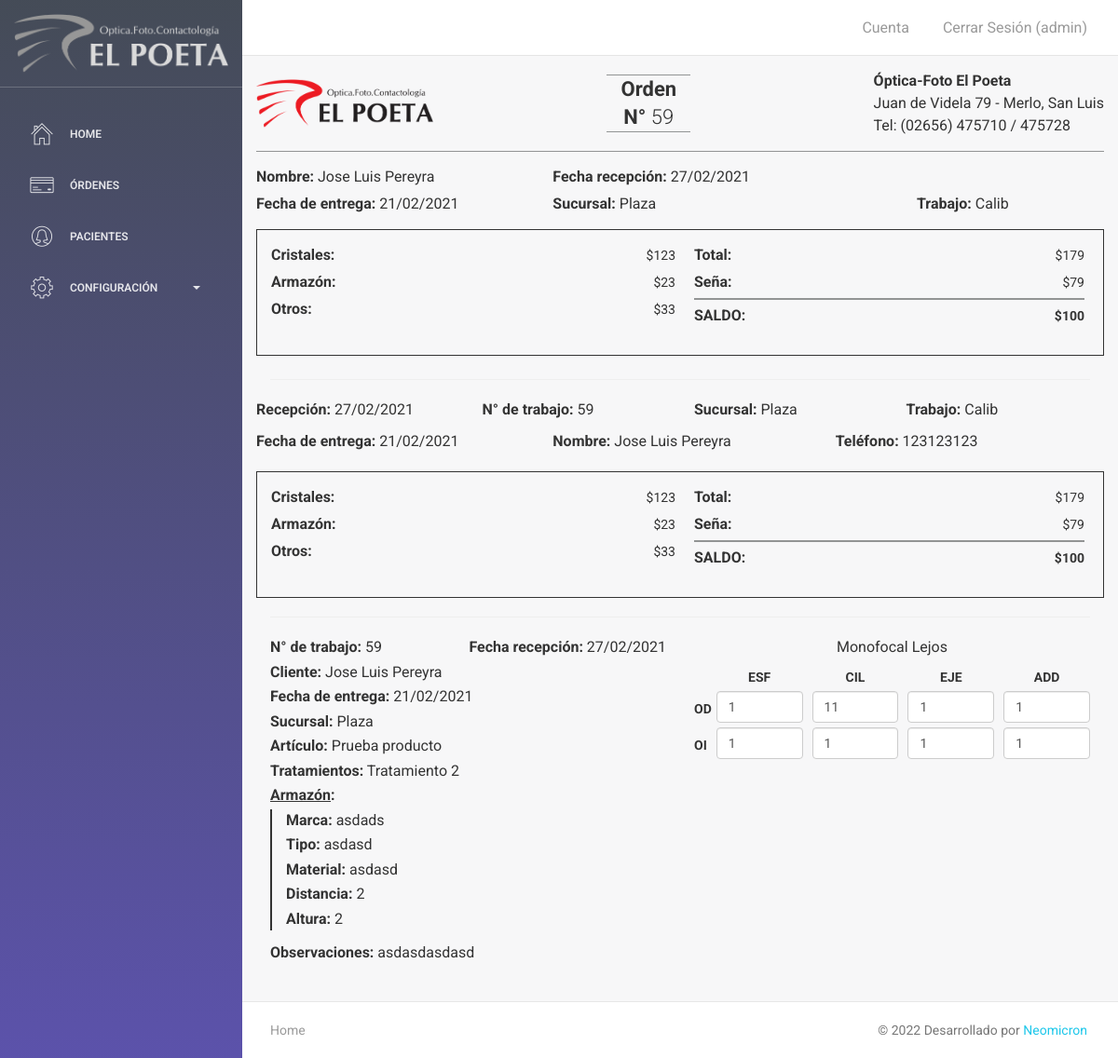
The page /comprobante.php?id_orden=59 (signed in) on the database its author committed.
### tables this page shows
CREATE TABLE `ordenes` (
  `id` int(11) NOT NULL,
  `id_paciente` int(11) NOT NULL,
  `fecha` timestamp NOT NULL DEFAULT current_timestamp(),
  `vendedor` varchar(50) NOT NULL DEFAULT '',
  `sucursal` varchar(50) NOT NULL DEFAULT '',
  `nombre` varchar(100) NOT NULL DEFAULT '',
  `telefono` varchar(100) NOT NULL DEFAULT '',
  `dni` varchar(100) NOT NULL DEFAULT '',
  `obra_social` varchar(100) NOT NULL DEFAULT '',
  `doctor` varchar(100) NOT NULL DEFAULT '',
  `fecha_receta` varchar(100) NOT NULL DEFAULT '',
  `patologia` varchar(100) NOT NULL DEFAULT '',
  `lejos_der_esf_receta` varchar(50) DEFAULT NULL,
  `lejos_der_cil_receta` varchar(50) DEFAULT NULL,
  `lejos_der_eje_receta` varchar(50) DEFAULT NULL,
  `lejos_der_add_receta` varchar(50) DEFAULT NULL,
  `lejos_izq_esf_receta` varchar(50) DEFAULT NULL,
  `lejos_izq_cil_receta` varchar(50) DEFAULT NULL,
  `lejos_izq_eje_receta` varchar(50) DEFAULT NULL,
  `lejos_izq_add_receta` varchar(50) DEFAULT NULL,
  `intermedia_der_esf_receta` varchar(50) DEFAULT NULL,
  `intermedia_der_cil_receta` varchar(50) DEFAULT NULL,
  `intermedia_der_eje_receta` varchar(50) DEFAULT NULL,
  `intermedia_der_add_receta` varchar(50) DEFAULT NULL,
  `intermedia_izq_esf_receta` varchar(50) DEFAULT NULL,
  `intermedia_izq_cil_receta` varchar(50) DEFAULT NULL,
  `intermedia_izq_eje_receta` varchar(50) DEFAULT NULL,
  `intermedia_izq_add_receta` varchar(50) DEFAULT NULL,
  `cerca_der_esf_receta` varchar(50) DEFAULT NULL,
  `cerca_der_cil_receta` varchar(50) DEFAULT NULL,
  `cerca_der_eje_receta` varchar(50) DEFAULT NULL,
  `cerca_der_add_receta` varchar(50) DEFAULT NULL,
  `cerca_izq_esf_receta` varchar(50) DEFAULT NULL,
  `cerca_izq_cil_receta` varchar(50) DEFAULT NULL,
  `cerca_izq_eje_receta` varchar(50) DEFAULT NULL,
  `cerca_izq_add_receta` varchar(50) DEFAULT NULL,
  `tipo_lente` varchar(100) NOT NULL DEFAULT '',
  `material` varchar(100) NOT NULL DEFAULT '',
  `producto` varchar(100) NOT NULL DEFAULT '',
  `tratamiento` varchar(100) NOT NULL DEFAULT '',
  `checkbox_lejos` float NOT NULL DEFAULT 0,
  `checkbox_intermedia` float NOT NULL DEFAULT 0,
  `checkbox_cerca` float NOT NULL DEFAULT 0,
  `marca_armazon` varchar(100) NOT NULL DEFAULT '',
  `material_armazon` varchar(100) NOT NULL DEFAULT '',
  `tipo_armazon` varchar(100) NOT NULL DEFAULT '',
  `dist_interpupilar` varchar(100) NOT NULL DEFAULT '',
  `altura` varchar(100) NOT NULL DEFAULT '',
  `cristales_precio` float NOT NULL DEFAULT 0,
  `armazon_precio` float NOT NULL DEFAULT 0,
  `otros_precio` float NOT NULL DEFAULT 0,
  `total` float NOT NULL DEFAULT 0,
  `senia` float NOT NULL DEFAULT 0,
  `saldo` float NOT NULL DEFAULT 0,
  `metodo_pago` varchar(50) NOT NULL DEFAULT '0',
  `fecha_entrega` timestamp NOT NULL DEFAULT current_timestamp(),
  `monofocal_lejos_der_esf` varchar(50) DEFAULT NULL,
  `monofocal_lejos_der_cil` varchar(50) DEFAULT NULL,
  `monofocal_lejos_der_eje` varchar(50) DEFAULT NULL,
  `monofocal_lejos_der_add` varchar(50) DEFAULT NULL,
  `monofocal_lejos_izq_esf` varchar(50) DEFAULT NULL,
  `monofocal_lejos_izq_cil` varchar(50) DEFAULT NULL,
  `monofocal_lejos_izq_eje` varchar(50) DEFAULT NULL,
  `monofocal_lejos_izq_add` varchar(50) DEFAULT NULL,
  `monofocal_intermedia_der_esf` varchar(50) DEFAULT NULL,
  `monofocal_intermedia_der_cil` varchar(50) DEFAULT NULL,
  `monofocal_intermedia_der_eje` varchar(50) DEFAULT NULL,
  `monofocal_intermedia_der_add` varchar(50) DEFAULT NULL,
  `monofocal_intermedia_izq_esf` varchar(50) DEFAULT NULL,
  `monofocal_intermedia_izq_cil` varchar(50) DEFAULT NULL,
  `monofocal_intermedia_izq_eje` varchar(50) DEFAULT NULL,
  `monofocal_intermedia_izq_add` varchar(50) DEFAULT NULL,
  `monofocal_cerca_der_esf` varchar(50) DEFAULT NULL,
  `monofocal_cerca_der_cil` varchar(50) DEFAULT NULL,
  `monofocal_cerca_der_eje` varchar(50) DEFAULT NULL,
  `monofocal_cerca_der_add` varchar(50) DEFAULT NULL,
  `monofocal_cerca_izq_esf` varchar(50) DEFAULT NULL,
  `monofocal_cerca_izq_cil` varchar(50) DEFAULT NULL,
  `monofocal_cerca_izq_eje` varchar(50) DEFAULT NULL,
  `monofocal_cerca_izq_add` varchar(50) DEFAULT NULL,
  `bifocal_der_esf` varchar(50) DEFAULT NULL,
  `bifocal_der_cil` varchar(50) DEFAULT NULL,
  `bifocal_der_eje` varchar(50) DEFAULT NULL,
  `bifocal_der_add` varchar(50) DEFAULT NULL,
  `bifocal_izq_esf` varchar(50) DEFAULT NULL,
  `bifocal_izq_cil` varchar(50) DEFAULT NULL,
  `bifocal_izq_eje` varchar(50) DEFAULT NULL,
  `bifocal_izq_add` varchar(50) DEFAULT NULL,
  `multifocal_der_esf` varchar(50) DEFAULT NULL,
  `multifocal_der_cil` varchar(50) DEFAULT NULL,
  `multifocal_der_eje` varchar(50) DEFAULT NULL,
  `multifocal_der_add` varchar(50) DEFAULT NULL,
  `multifocal_izq_esf` varchar(50) DEFAULT NULL,
  `multifocal_izq_cil` varchar(50) DEFAULT NULL,
  `multifocal_izq_eje` varchar(50) DEFAULT NULL,
  `multifocal_izq_add` varchar(50) DEFAULT NULL,
  `trabajo` varchar(50) DEFAULT NULL,
  `observaciones` varchar(200) DEFAULT NULL,
  `estado` varchar(50) DEFAULT 'Reservado'
);

### views/comprobante.view.php (the view, shortened to what the rows shown need)
<?php require 'views/header.php' ?>
<div class="wrapper">
    <?php include 'views/navbar.php' ?>
        <div class="content printable" style="padding-top: 15px;">
            <div class="container-fluid">
                <div class="row mb-1">
                    <div class="pl-0 col-sm-4"><p class="mb-1"><strong>Nombre:</strong> <?php echo $nombre; ?></p></div>
                    <div class="col-sm-4"><p class="mb-1"><strong>Fecha recepción:</strong> <?php echo $fecha_venta; ?></p></div>
                </div>
                <div class="row mb-2">
                    <div class="col-sm-4 pl-0"><p><strong>Fecha de entrega:</strong> <?php echo $fecha_entrega; ?></p></div>
                    <div class="col-sm-4"><p><strong>Sucursal:</strong> <?php echo $sucursal; ?></p></div>
                    <div class="col-sm-4 text-center"><p><strong>Trabajo:</strong> <?php echo $trabajo; ?></p></div>
                </div>
                <div class="row bordeada p-4 mb-2">
                    <div class="col-sm-6 ticket-cliente-1 mr-0 pl-0 pr-2">
                        <div class="mb-2 d-flex align-items-center justify-content-between"><p class="m-0 p-0 mr-2"><strong>Cristales:</strong></p><?php echo '$' . $cristales_precio; ?> </div>
                        <div class="mb-2 d-flex align-items-center justify-content-between"><p class="m-0 p-0"><strong>Armazón:<div style="visibility:hidden">.</div></strong></p><?php echo '$' . $armazon_precio; ?> </div>
                        <div class="mb-2 d-flex align-items-center justify-content-between"><p class="m-0 p-0"><strong>Otros:<div style="visibility:hidden">.zzz</div></strong></p><?php echo '$' . $otros_precio; ?> </div>
                    </div>
                    <div class="col-sm-6 ticket-cliente-1 mr-0 pl-4 pr-2">
                        <div class="mb-2 d-flex align-items-center justify-content-between"><p class="m-0 p-0"><strong>Total:<div style="visibility:hidden">z</div></strong></p><?php echo '$' . "$total"; ?> </div>
                        <div class="mb-2 d-flex align-items-center justify-content-between"><p class="m-0 p-0"><strong>Seña:<div style="visibility:hidden">zzzz</div></strong></p><?php echo "$" . "$senia"; ?> </div>
                        <div class=" total pt-2 mb-4 d-flex align-items-center justify-content-between"><p class="m-0 p-0"><strong>SALDO:<div style="visibility:hidden">zzzz</div></strong></p><?php echo "<strong>" . "$" . $saldo . "</strong>" ?> </div>
                    </div>
                </div>
                <div class="row">
                    <div class="col-sm-3 pl-0"><p><strong>Recepción:</strong> <?php echo $fecha_venta; ?></p></div>
                    <div class="col-sm-3"><p><strong>Sucursal:</strong> <?php echo $sucursal; ?></p></div>
                    <div class="col-sm-3"><p><strong>Trabajo:</strong> <?php echo $trabajo; ?></p></div>
                </div>
                <div class="row mb-3">
                    <div class="col-sm-4 pl-0"><p><strong>Fecha de entrega:</strong> <?php echo $fecha_entrega; ?></p></div>
                    <div class="col-sm-4"><p><strong>Nombre:</strong> <?php echo $nombre; ?></p></div>
                    <div class="col-sm-4"><p><strong>Teléfono:</strong> <?php echo $telefono; ?></p></div>
                </div>
                <div class="row bordeada p-4">
                    <div class="col-sm-6 ticket-cliente-1 mr-0 pl-0 pr-2">
                        <div class="mb-2 d-flex align-items-center justify-content-between"><p class="m-0 p-0 mr-2"><strong>Cristales:</strong></p><?php echo '$' . $cristales_precio; ?> </div>
                        <div class="mb-2 d-flex align-items-center justify-content-between"><p class="m-0 p-0"><strong>Armazón:<div style="visibility:hidden">.</div></strong></p><?php echo '$' . $armazon_precio; ?> </div>
                        <div class="mb-2 d-flex align-items-center justify-content-between"><p class="m-0 p-0"><strong>Otros:<div style="visibility:hidden">.zzz</div></strong></p><?php echo '$' . $otros_precio; ?> </div>
                    </div>
                    <div class="col-sm-6 ticket-cliente-1 mr-0 pl-4 pr-2">
                        <div class="mb-2 d-flex align-items-center justify-content-between"><p class="m-0 p-0"><strong>Total:<div style="visibility:hidden">z</div></strong></p><?php echo '$' . "$total"; ?> </div>
                        <div class="mb-2 d-flex align-items-center justify-content-between"><p class="m-0 p-0"><strong>Seña:<div style="visibility:hidden">zzzz</div></strong></p><?php echo "$" . "$senia"; ?> </div>
                        <div class=" total pt-2 mb-4 d-flex align-items-center justify-content-between"><p class="m-0 p-0"><strong>SALDO:<div style="visibility:hidden">zzzz</div></strong></p><?php echo "<strong>" . "$" . $saldo . "</strong>" ?> </div>
                    </div>
                </div>
                <div class="row">
                    <div class="col-sm-6 ticket-local-2">
                        <div class="d-flex justify-content-between">
                            <p class="mb-1"><strong>N° de trabajo:</strong> <?php echo $id_orden; ?></p>
                            <p class="mb-1"><strong>Fecha recepción:</strong> <?php echo $fecha_venta; ?></p>
                        </div>
                        <div><p class="mb-1"><strong>Cliente:</strong> <?php echo $nombre; ?></p></div>
                        <div><p class="mb-1"><strong>Fecha de entrega:</strong> <?php echo $fecha_entrega; ?></p></div>
                        <div><p class="mb-1"><strong>Sucursal:</strong> <?php echo $sucursal ?></p></div>
                        <div><p class="mb-1"><strong>Artículo:</strong> <?php echo $producto; ?> </p></div>
                        <div><p class="mb-1"><strong>Tratamientos:</strong> <?php echo $tratamiento; ?> </p></div>
                        <div class="armazon-wrapper pl-4" style="border-left: 2px solid #333;">
                            <div><p class="mb-1"><strong>Marca:</strong> <?php echo $armazon; ?></p></div>
                            <div><p class="mb-1"><strong>Tipo:</strong> <?php echo $tipo_armazon; ?></p></div>
                            <div><p class="mb-1"><strong>Material:</strong> <?php echo $material_armazon; ?></p></div>
                            <div><p class="mb-1"><strong>Distancia:</strong> <?php echo $distancia; ?></p></div>
                            <div><p class="mb-1"><strong>Altura:</strong> <?php echo $altura; ?></p></div>
                        </div>
                    </div>
                    <div class="col-sm-6">
                        <div class="d-flex flex-column">
                        <?php if ($tipo_lente === "Monofocal"): ?>
                            <?php if ($checkbox_lejos === "1"): ?>
                                <p class="mt-0 text-center">Monofocal Lejos</p>
                                <div class="form-group d-flex align-items-end mb-2">
                                    <label class=""><span class="mr-2 mb-4 pb-4">OD</span></label>
                                    <div class="text-center mr-3">
                                      <label for="monofocal_lejos_der_esf">ESF</label>
                                      <input class="form-control" type="text" id="monofocal_lejos_der_esf" value="<?php echo $monofocal_lejos_der_esf ?>">
                                    </div>
                                    <div class="text-center mr-3">
                                      <label for="monofocal_lejos_der_cil">CIL</label>
                                      <input class="form-control" type="text" id="monofocal_lejos_der_cil" value="<?php echo $monofocal_lejos_der_cil ?>">
                                    </div>
                                    <div class="text-center mr-3">
                                      <label for="monofocal_lejos_der_eje">EJE</label>
                                      <input class="form-control" type="text" id="monofocal_lejos_der_eje" value="<?php echo $monofocal_lejos_der_eje ?>">
                                    </div>
                                    <div class="text-center">
                                      <label for="monofocal_lejos_der_add">ADD</label>
                                      <input class="form-control" type="text" id="monofocal_lejos_der_add" value="<?php echo $monofocal_lejos_der_add ?>">
                                    </div>
                                </div>
                                 <div class="form-group d-flex align-items-end mb-3">
                                    <label class=""><span class="mr-3 mb-4 pb-4">OI</span></label>
                                    <div class="text-center mr-3">
                                      <input class="form-control" type="text" id="monofocal_lejos_izq_esf" value="<?php echo $monofocal_lejos_izq_add ?>">
                                    </div>
                                    <div class="text-center mr-3">
                                      <input class="form-control" type="text" id="monofocal_lejos_izq_cil" value="<?php echo $monofocal_lejos_izq_cil ?>">
                                    </div>
                                    <div class="text-center mr-3">
                                      <input class="form-control" type="text" id="monofocal_lejos_izq_eje" value="<?php echo $monofocal_lejos_izq_eje ?>">
                                    </div>
                                    <div class="text-center">
                                      <input class="form-control" type="text" id="monofocal_lejos_izq_add" value="<?php echo $monofocal_lejos_izq_add ?>">
                                    </div>
                                </div>
                            <?php endif ?>
                        <?php endif ?>
                        </div>
                    </div>
                </div>
                <div class="row">
                    <div class="col-sm-12">
                        <div class="mt-3"><p><strong>Observaciones:</strong> <?php echo $observaciones; ?> </p></div>
                    </div>
                </div>
            </div>
        </div>
<?php include 'views/footer.php' ?>

### rows shown on the page
ordenes: nombre "Jose Luis Pereyra", fecha "27/02/2021", fecha_entrega "21/02/2021", sucursal "Plaza", trabajo "Calib", cristales_precio "123", armazon_precio "23", otros_precio "33", total "179", senia "79", saldo "100", telefono "123123123", producto "Prueba producto", tratamiento "Tratamiento 2", marca_armazon "asdads", tipo_armazon "asdasd", material_armazon "asdasd", dist_interpupilar "2", altura "2", monofocal_lejos_der_esf "1", monofocal_lejos_der_cil "11", monofocal_lejos_der_eje "1", monofocal_lejos_der_add "1", monofocal_lejos_izq_add "1", monofocal_lejos_izq_cil "1", monofocal_lejos_izq_eje "1", observaciones "asdasdasdasd"

### other values the page prints
$usuario_login "admin"
$id_orden "59"
